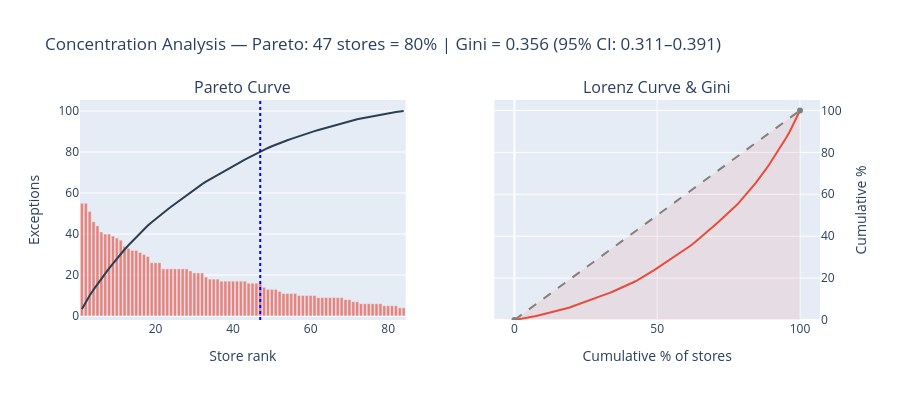

Write notebook code for a chart like this one.
### Markdown cell above
**The headline:** Finding INS-001 dwarfs all others — 47 of 84 stores generate 80% of the 1,603 exceptions (impact score 3,274; Gini 0.356, bootstrap 95% CI [0.311, 0.391]). This concentration means **targeted intervention in just over half the fleet** can address the majority of operational risk.

**The context:** Concentration is one pattern among four. Store format is a statistically significant predictor of exception volume (Kruskal–Wallis p=4.06×10⁻⁸, η²=0.52, power=1.00) — drive-thru and kiosk formats are structurally more exception-prone. One field rep over-indexes on compliance failures beyond multiple-comparison correction (Nora Smith, BH-FDR p=0.0005, lift 1.93×). Quantity-mismatch distribution is statistically indistinguishable from uniform across DCs and carriers (χ² p=0.782 / 0.817), pointing to a systemic data-reconciliation gap. One open caveat: the regional-hotspot chi-squares are degenerate as executed (see Layer 3) and cannot be called significant until the parsing bug flagged by the T01 audit is fixed.

**The implications:** Risk is structural, not random. The 47-store concentration tells management *where* to focus; format segmentation tells them *which lever* to pull; field-rep attribution tells them *who* needs support; and the quantity-mismatch null result tells them the mismatch problem is systemic, not vendor-specific. The impact-score ranking is robust to reasonable changes in the scoring formula (Spearman ρ≥0.960, p<10⁻⁷), so the action queue is defensible.

**The actions:** Establish a "Focus 47" watchlist, adjust allocation and SLA thresholds for drive-thru and kiosk formats, conduct a territory review for flagged reps, execute inter-store rebalancing for the BTS campaign (12.4× ROI), and commission a data-reconciliation audit. The action framework in the synthesis section below ranks these by impact and feasibility.

---

## Layer 1 — Concentration Analysis

### 1.1 Exception distribution across stores

**Observation:** Exceptions are not evenly distributed. The mean store has 19.1 exceptions, but the median is 17 and the maximum is 55 — a right-skewed distribution.

**Statistical evidence:** We quantify concentration using two complementary measures:
- **Pareto ratio:** What fraction of stores produces 80% of exceptions?
- **Gini coefficient:** A standard inequality measure (0 = perfectly equal, 1 = all exceptions in one store).

### Code cell
store_exc = exc.groupby('store_id').size().sort_values(ascending=False).reset_index()
store_exc.columns = ['store_id','exceptions']
store_exc['cum_share'] = store_exc['exceptions'].cumsum() / store_exc['exceptions'].sum() * 100
store_exc['rank'] = range(1, len(store_exc) + 1)

pareto_n = int((store_exc['cum_share'] <= 80).sum() + 1)
pareto_pct = pareto_n / len(store_exc) * 100

# Gini coefficient
vals = store_exc['exceptions'].values
gini = (2 * np.sum((np.arange(1, len(vals)+1)) * np.sort(vals)) - (len(vals)+1) * np.sum(vals)) / (len(vals) * np.sum(vals))


# ── Bootstrap CI on Gini coefficient (T07) ──
rng = np.random.default_rng(42)
n_boot = 5000
gini_boots = []
for _ in range(n_boot):
    sample = rng.choice(vals, size=len(vals), replace=True)
    g_boot = (2 * np.sum((np.arange(1, len(sample)+1)) * np.sort(sample)) - (len(sample)+1) * np.sum(sample)) / (len(sample) * np.sum(sample))
    gini_boots.append(g_boot)
gini_boots = np.array(gini_boots)
gini_ci_lo = float(np.percentile(gini_boots, 2.5))
gini_ci_hi = float(np.percentile(gini_boots, 97.5))

# Lorenz curve data
lorenz_x = np.arange(0, len(vals)+1) / len(vals) * 100
lorenz_y = np.concatenate([[0], np.cumsum(np.sort(vals)) / np.sum(vals) * 100])

fig = make_subplots(rows=1, cols=2, subplot_titles=('Pareto Curve', 'Lorenz Curve & Gini'),
                    horizontal_spacing=0.12)

# Pareto
fig.add_bar(x=store_exc['rank'], y=store_exc['exceptions'], name='Exceptions',
            marker_color='#e74c3c', opacity=0.65, row=1, col=1)
fig.add_scatter(x=store_exc['rank'], y=store_exc['cum_share'], name='Cumulative %',
                line=dict(color='#2c3e50',width=2), row=1, col=1, yaxis='y2')
fig.add_hline(y=80, line_dash='dash', line_color='gray', row=1, col=1, yref='y2')
fig.add_vline(x=pareto_n, line_dash='dot', line_color='blue', row=1, col=1)

# Lorenz
fig.add_scatter(x=lorenz_x, y=lorenz_y, name='Lorenz curve', line=dict(color='#e74c3c',width=2),
                row=1, col=2)
fig.add_scatter(x=[0,100], y=[0,100], name='Perfect equality', line=dict(color='gray',dash='dash'),
                row=1, col=2, showlegend=False)
fig.add_scatter(x=[0,100,100], y=[0,0,100], fill='toself', fillcolor='rgba(231,76,60,0.1)',
                line=dict(color='rgba(0,0,0,0)'), name='Inequality area', row=1, col=2)

fig.update_xaxes(title_text='Store rank', row=1, col=1)
fig.update_xaxes(title_text='Cumulative % of stores', row=1, col=2)
fig.update_yaxes(title_text='Exceptions', row=1, col=1)
fig.update_yaxes(title_text='Cumulative % of exceptions', row=1, col=2)
fig.update_layout(
    yaxis2=dict(overlaying='y', side='right', range=[0,105], title='Cumulative %'),
    height=400, showlegend=False,
    title_text=f'Concentration Analysis — Pareto: {pareto_n} stores = 80% | Gini = {gini:.3f} (95% CI: {gini_ci_lo:.3f}–{gini_ci_hi:.3f})',
)
fig.show()

print(f'Pareto: {pareto_n} of {n_stores} stores ({pareto_pct:.0f}%) produce 80% of exceptions')
print(f'Gini coefficient: {gini:.3f} (0 = equal, 1 = maximally concentrated)')
print(f'Gini 95% CI (bootstrap, n={n_boot}): [{gini_ci_lo:.3f}, {gini_ci_hi:.3f}]')
print(f'Mean exceptions/store: {store_exc["exceptions"].mean():.1f}')
print(f'Median: {store_exc["exceptions"].median():.1f} | Std: {store_exc["exceptions"].std():.1f} | Max: {store_exc["exceptions"].max()}')

### Figure 1 — Plotly figure (JSON) as saved in the notebook; plotly's stock layout.template omitted (floating-point values rounded to 4 significant figures)
{"data": [{"marker": {"color": "#e74c3c"}, "name": "Exceptions", "opacity": 0.65, "type": "bar", "x": [1, 2, 3, 4, 5, 6, 7, 8, 9, 10, 11, 12, 13, 14, 15, 16, 17, 18, 19, 20, 21, 22, 23, 24, 25, 26, 27, 28, 29, 30, 31, 32, 33, 34, 35, 36, 37, 38, 39, 40, 41, 42, 43, 44, 45, 46, 47, 48, 49, 50, 51, 52, 53, 54, 55, 56, 57, 58, 59, 60, 61, 62, 63, 64, 65, 66, 67, 68, 69, 70, 71, 72, 73, 74, 75, 76, 77, 78, 79, 80, 81, 82, 83, 84], "xaxis": "x", "y": [55, 55, 51, 46, 44, 41, 40, 40, 39, 38, 37, 34, 33, 32, 32, 31, 30, 29, 26, 26, 26, 23, 23, 23, 23, 23, 23, 23, 22, 21, 21, 21, 19, 18, 18, 18, 17, 17, 17, 17, 17, 17, 17, 16, 16, 16, 16, 14, 13, 13, 13, 12, 11, 11, 11, 11, 10, 10, 10, 10, 10, 9, 9, 9, 9, 9, 9, 9, 8, 8, 7, 7, 6, 6, 6, 6, 6, 6, 5, 5, 5, 5, 4, 4], "yaxis": "y"}, {"line": {"color": "#2c3e50", "width": 2}, "name": "Cumulative %", "type": "scatter", "x": [1, 2, 3, 4, 5, 6, 7, 8, 9, 10, 11, 12, 13, 14, 15, 16, 17, 18, 19, 20, 21, 22, 23, 24, 25, 26, 27, 28, 29, 30, 31, 32, 33, 34, 35, 36, 37, 38, 39, 40, 41, 42, 43, 44, 45, 46, 47, 48, 49, 50, 51, 52, 53, 54, 55, 56, 57, 58, 59, 60, 61, 62, 63, 64, 65, 66, 67, 68, 69, 70, 71, 72, 73, 74, 75, 76, 77, 78, 79, 80, 81, 82, 83, 84], "xaxis": "x", "y": [3.431, 6.862, 10.04, 12.91, 15.66, 18.22, 20.71, 23.21, 25.64, 28.01, 30.32, 32.44, 34.5, 36.49, 38.49, 40.42, 42.3, 44.1, 45.73, 47.35, 48.97, 50.41, 51.84, 53.28, 54.71, 56.14, 57.58, 59.01, 60.39, 61.7, 63.01, 64.32, 65.5, 66.63, 67.75, 68.87, 69.93, 70.99, 72.05, 73.11, 74.17, 75.23, 76.29, 77.29, 78.29, 79.29, 80.29, 81.16, 81.97, 82.78, 83.59, 84.34, 85.03, 85.71, 86.4, 87.09, 87.71, 88.33, 88.96, 89.58, 90.21, 90.77, 91.33, 91.89, 92.45, 93.01, 93.57, 94.14, 94.64, 95.13, 95.57, 96.01, 96.38, 96.76, 97.13, 97.5, 97.88, 98.25, 98.57, 98.88, 99.19, 99.5, 99.75, 100.0], "yaxis": "y"}, {"line": {"color": "#e74c3c", "width": 2}, "name": "Lorenz curve", "type": "scatter", "x": [0.0, 1.19, 2.381, 3.571, 4.762, 5.952, 7.143, 8.333, 9.524, 10.71, 11.9, 13.1, 14.29, 15.48, 16.67, 17.86, 19.05, 20.24, 21.43, 22.62, 23.81, 25.0, 26.19, 27.38, 28.57, 29.76, 30.95, 32.14, 33.33, 34.52, 35.71, 36.9, 38.1, 39.29, 40.48, 41.67, 42.86, 44.05, 45.24, 46.43, 47.62, 48.81, 50.0, 51.19, 52.38, 53.57, 54.76, 55.95, 57.14, 58.33, 59.52, 60.71, 61.9, 63.1, 64.29, 65.48, 66.67, 67.86, 69.05, 70.24, 71.43, 72.62, 73.81, 75.0, 76.19, 77.38, 78.57, 79.76, 80.95, 82.14, 83.33, 84.52, 85.71, 86.9, 88.1, 89.29, 90.48, 91.67, 92.86, 94.05, 95.24, 96.43, 97.62, 98.81, 100.0], "xaxis": "x2", "y": [0.0, 0.2495, 0.4991, 0.811, 1.123, 1.435, 1.747, 2.121, 2.495, 2.87, 3.244, 3.618, 3.993, 4.429, 4.866, 5.365, 5.864, 6.425, 6.987, 7.548, 8.11, 8.671, 9.233, 9.794, 10.42, 11.04, 11.67, 12.29, 12.91, 13.6, 14.29, 14.97, 15.66, 16.41, 17.22, 18.03, 18.84, 19.71, 20.71, 21.71, 22.71, 23.71, 24.77, 25.83, 26.89, 27.95, 29.01, 30.07, 31.13, 32.25, 33.37, 34.5, 35.68, 36.99, 38.3, 39.61, 40.99, 42.42, 43.86, 45.29, 46.72, 48.16, 49.59, 51.03, 52.65, 54.27, 55.9, 57.7, 59.58, 61.51, 63.51, 65.5, 67.56, 69.68, 71.99, 74.36, 76.79, 79.29, 81.78, 84.34, 87.09, 89.96, 93.14, 96.57, 100.0], "yaxis": "y2"}, {"line": {"color": "gray", "dash": "dash"}, "name": "Perfect equality", "showlegend": false, "type": "scatter", "x": [0, 100], "xaxis": "x2", "y": [0, 100], "yaxis": "y2"}, {"fill": "toself", "fillcolor": "rgba(231,76,60,0.1)", "line": {"color": "rgba(0,0,0,0)"}, "name": "Inequality area", "type": "scatter", "x": [0, 100, 100], "xaxis": "x2", "y": [0, 0, 100], "yaxis": "y2"}], "layout": {"annotations": [{"font": {"size": 16}, "showarrow": false, "text": "Pareto Curve", "x": 0.22, "xanchor": "center", "xref": "paper", "y": 1.0, "yanchor": "bottom", "yref": "paper"}, {"font": {"size": 16}, "showarrow": false, "text": "Lorenz Curve & Gini", "x": 0.78, "xanchor": "center", "xref": "paper", "y": 1.0, "yanchor": "bottom", "yref": "paper"}], "height": 400, "shapes": [{"line": {"color": "blue", "dash": "dot"}, "type": "line", "x0": 47, "x1": 47, "xref": "x", "y0": 0, "y1": 1, "yref": "y domain"}], "showlegend": false, "title": {"text": "Concentration Analysis — Pareto: 47 stores = 80% | Gini = 0.356 (95% CI: 0.311–0.391)"}, "xaxis": {"anchor": "y", "domain": [0.0, 0.44], "title": {"text": "Store rank"}}, "xaxis2": {"anchor": "y2", "domain": [0.56, 1.0], "title": {"text": "Cumulative % of stores"}}, "yaxis": {"anchor": "x", "domain": [0.0, 1.0], "title": {"text": "Exceptions"}}, "yaxis2": {"anchor": "x2", "domain": [0.0, 1.0], "overlaying": "y", "range": [0, 105], "side": "right", "title": {"text": "Cumulative %"}}}}
